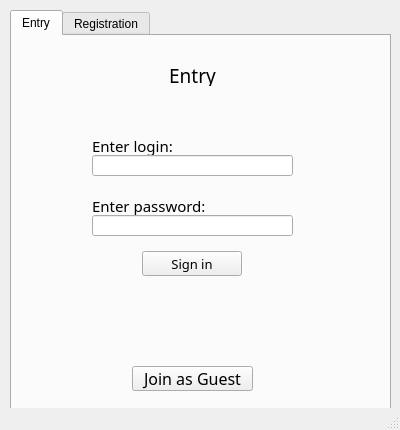
<?xml version="1.0" encoding="UTF-8"?>
<ui version="4.0">
 <class>StartWindow</class>
 <widget class="QMainWindow" name="StartWindow">
  <property name="geometry">
   <rect>
    <x>0</x>
    <y>0</y>
    <width>400</width>
    <height>430</height>
   </rect>
  </property>
  <property name="minimumSize">
   <size>
    <width>400</width>
    <height>430</height>
   </size>
  </property>
  <property name="maximumSize">
   <size>
    <width>400</width>
    <height>430</height>
   </size>
  </property>
  <property name="windowTitle">
   <string>MainWindow</string>
  </property>
  <widget class="QWidget" name="centralwidget">
   <widget class="QTabWidget" name="tabWidget">
    <property name="geometry">
     <rect>
      <x>10</x>
      <y>10</y>
      <width>381</width>
      <height>420</height>
     </rect>
    </property>
    <property name="currentIndex">
     <number>0</number>
    </property>
    <property name="movable">
     <bool>false</bool>
    </property>
    <property name="tabBarAutoHide">
     <bool>true</bool>
    </property>
    <widget class="QWidget" name="Entry">
     <attribute name="title">
      <string>Entry</string>
     </attribute>
     <widget class="QLabel" name="label_11">
      <property name="geometry">
       <rect>
        <x>80</x>
        <y>29</y>
        <width>201</width>
        <height>21</height>
       </rect>
      </property>
      <property name="font">
       <font>
        <family>Corbel</family>
        <pointsize>14</pointsize>
        <weight>50</weight>
        <bold>false</bold>
        <strikeout>false</strikeout>
        <kerning>true</kerning>
       </font>
      </property>
      <property name="layoutDirection">
       <enum>Qt::LeftToRight</enum>
      </property>
      <property name="text">
       <string>Entry</string>
      </property>
      <property name="alignment">
       <set>Qt::AlignCenter</set>
      </property>
     </widget>
     <widget class="QLabel" name="label_26">
      <property name="geometry">
       <rect>
        <x>80</x>
        <y>100</y>
        <width>121</width>
        <height>20</height>
       </rect>
      </property>
      <property name="font">
       <font>
        <family>Corbel</family>
        <pointsize>11</pointsize>
        <weight>50</weight>
        <bold>false</bold>
        <kerning>false</kerning>
       </font>
      </property>
      <property name="text">
       <string>Enter login:</string>
      </property>
     </widget>
     <widget class="QLineEdit" name="ent_login">
      <property name="geometry">
       <rect>
        <x>80</x>
        <y>119</y>
        <width>201</width>
        <height>21</height>
       </rect>
      </property>
      <property name="font">
       <font>
        <weight>50</weight>
        <bold>false</bold>
        <underline>false</underline>
        <strikeout>false</strikeout>
        <stylestrategy>PreferDefault</stylestrategy>
       </font>
      </property>
      <property name="tabletTracking">
       <bool>false</bool>
      </property>
      <property name="accessibleDescription">
       <string/>
      </property>
      <property name="autoFillBackground">
       <bool>false</bool>
      </property>
      <property name="text">
       <string/>
      </property>
      <property name="echoMode">
       <enum>QLineEdit::Normal</enum>
      </property>
     </widget>
     <widget class="QLabel" name="label_25">
      <property name="geometry">
       <rect>
        <x>80</x>
        <y>160</y>
        <width>121</width>
        <height>20</height>
       </rect>
      </property>
      <property name="font">
       <font>
        <family>Corbel</family>
        <pointsize>11</pointsize>
        <weight>50</weight>
        <bold>false</bold>
       </font>
      </property>
      <property name="text">
       <string>Enter password:</string>
      </property>
     </widget>
     <widget class="QLineEdit" name="ent_pass">
      <property name="geometry">
       <rect>
        <x>80</x>
        <y>179</y>
        <width>201</width>
        <height>21</height>
       </rect>
      </property>
      <property name="font">
       <font>
        <weight>50</weight>
        <bold>false</bold>
        <underline>false</underline>
        <strikeout>false</strikeout>
        <stylestrategy>PreferDefault</stylestrategy>
       </font>
      </property>
      <property name="tabletTracking">
       <bool>false</bool>
      </property>
      <property name="accessibleDescription">
       <string/>
      </property>
      <property name="autoFillBackground">
       <bool>false</bool>
      </property>
      <property name="text">
       <string/>
      </property>
      <property name="echoMode">
       <enum>QLineEdit::Password</enum>
      </property>
     </widget>
     <widget class="QPushButton" name="btn_sign_in">
      <property name="geometry">
       <rect>
        <x>130</x>
        <y>215</y>
        <width>100</width>
        <height>25</height>
       </rect>
      </property>
      <property name="font">
       <font>
        <family>Corbel</family>
        <pointsize>10</pointsize>
       </font>
      </property>
      <property name="text">
       <string>Sign in</string>
      </property>
     </widget>
     <widget class="QPushButton" name="btn_guest">
      <property name="geometry">
       <rect>
        <x>120</x>
        <y>330</y>
        <width>121</width>
        <height>25</height>
       </rect>
      </property>
      <property name="font">
       <font>
        <family>Corbel</family>
        <pointsize>12</pointsize>
        <kerning>false</kerning>
       </font>
      </property>
      <property name="text">
       <string>Join as Guest</string>
      </property>
     </widget>
     <widget class="QLabel" name="error_2">
      <property name="geometry">
       <rect>
        <x>80</x>
        <y>260</y>
        <width>201</width>
        <height>21</height>
       </rect>
      </property>
      <property name="styleSheet">
       <string notr="true">color: rgb(255, 0, 0);</string>
      </property>
      <property name="text">
       <string/>
      </property>
     </widget>
    </widget>
    <widget class="QWidget" name="Registration">
     <attribute name="title">
      <string>Registration</string>
     </attribute>
     <widget class="QLabel" name="label">
      <property name="geometry">
       <rect>
        <x>80</x>
        <y>79</y>
        <width>111</width>
        <height>20</height>
       </rect>
      </property>
      <property name="font">
       <font>
        <family>Corbel</family>
        <pointsize>11</pointsize>
        <weight>50</weight>
        <bold>false</bold>
       </font>
      </property>
      <property name="text">
       <string>Enter user name:</string>
      </property>
     </widget>
     <widget class="QLabel" name="label_5">
      <property name="geometry">
       <rect>
        <x>80</x>
        <y>260</y>
        <width>191</width>
        <height>20</height>
       </rect>
      </property>
      <property name="font">
       <font>
        <family>Corbel</family>
        <pointsize>11</pointsize>
        <weight>50</weight>
        <bold>false</bold>
       </font>
      </property>
      <property name="text">
       <string>Confirm your password:</string>
      </property>
     </widget>
     <widget class="QLineEdit" name="confirm_password">
      <property name="geometry">
       <rect>
        <x>80</x>
        <y>279</y>
        <width>201</width>
        <height>21</height>
       </rect>
      </property>
      <property name="font">
       <font>
        <weight>50</weight>
        <bold>false</bold>
        <underline>false</underline>
        <strikeout>false</strikeout>
        <stylestrategy>PreferDefault</stylestrategy>
       </font>
      </property>
      <property name="tabletTracking">
       <bool>false</bool>
      </property>
      <property name="accessibleDescription">
       <string/>
      </property>
      <property name="autoFillBackground">
       <bool>false</bool>
      </property>
      <property name="text">
       <string/>
      </property>
      <property name="echoMode">
       <enum>QLineEdit::Password</enum>
      </property>
     </widget>
     <widget class="QLineEdit" name="password">
      <property name="geometry">
       <rect>
        <x>80</x>
        <y>219</y>
        <width>201</width>
        <height>21</height>
       </rect>
      </property>
      <property name="font">
       <font>
        <weight>50</weight>
        <bold>false</bold>
        <underline>false</underline>
        <strikeout>false</strikeout>
        <stylestrategy>PreferDefault</stylestrategy>
       </font>
      </property>
      <property name="tabletTracking">
       <bool>false</bool>
      </property>
      <property name="accessibleDescription">
       <string/>
      </property>
      <property name="autoFillBackground">
       <bool>false</bool>
      </property>
      <property name="text">
       <string/>
      </property>
      <property name="echoMode">
       <enum>QLineEdit::Password</enum>
      </property>
     </widget>
     <widget class="QLabel" name="label_2">
      <property name="geometry">
       <rect>
        <x>80</x>
        <y>140</y>
        <width>121</width>
        <height>20</height>
       </rect>
      </property>
      <property name="font">
       <font>
        <family>Corbel</family>
        <pointsize>11</pointsize>
        <weight>50</weight>
        <bold>false</bold>
       </font>
      </property>
      <property name="text">
       <string>Enter login:</string>
      </property>
     </widget>
     <widget class="QLabel" name="label_4">
      <property name="geometry">
       <rect>
        <x>80</x>
        <y>29</y>
        <width>201</width>
        <height>21</height>
       </rect>
      </property>
      <property name="font">
       <font>
        <family>Corbel</family>
        <pointsize>14</pointsize>
        <weight>50</weight>
        <bold>false</bold>
        <strikeout>false</strikeout>
        <kerning>true</kerning>
       </font>
      </property>
      <property name="layoutDirection">
       <enum>Qt::LeftToRight</enum>
      </property>
      <property name="text">
       <string>Registration</string>
      </property>
      <property name="alignment">
       <set>Qt::AlignCenter</set>
      </property>
     </widget>
     <widget class="QLabel" name="label_3">
      <property name="geometry">
       <rect>
        <x>80</x>
        <y>200</y>
        <width>121</width>
        <height>20</height>
       </rect>
      </property>
      <property name="font">
       <font>
        <family>Corbel</family>
        <pointsize>11</pointsize>
        <weight>50</weight>
        <bold>false</bold>
       </font>
      </property>
      <property name="text">
       <string>Enter password:</string>
      </property>
     </widget>
     <widget class="QPushButton" name="btn_sign_up">
      <property name="geometry">
       <rect>
        <x>140</x>
        <y>319</y>
        <width>80</width>
        <height>25</height>
       </rect>
      </property>
      <property name="font">
       <font>
        <family>Corbel</family>
        <pointsize>10</pointsize>
       </font>
      </property>
      <property name="text">
       <string>Sign up</string>
      </property>
     </widget>
     <widget class="QLineEdit" name="login">
      <property name="geometry">
       <rect>
        <x>80</x>
        <y>159</y>
        <width>201</width>
        <height>21</height>
       </rect>
      </property>
      <property name="font">
       <font>
        <weight>50</weight>
        <bold>false</bold>
        <underline>false</underline>
        <strikeout>false</strikeout>
        <stylestrategy>PreferDefault</stylestrategy>
       </font>
      </property>
      <property name="tabletTracking">
       <bool>false</bool>
      </property>
      <property name="accessibleDescription">
       <string/>
      </property>
      <property name="autoFillBackground">
       <bool>false</bool>
      </property>
      <property name="text">
       <string/>
      </property>
      <property name="echoMode">
       <enum>QLineEdit::Normal</enum>
      </property>
     </widget>
     <widget class="QLineEdit" name="user_name">
      <property name="geometry">
       <rect>
        <x>80</x>
        <y>99</y>
        <width>201</width>
        <height>21</height>
       </rect>
      </property>
      <property name="font">
       <font>
        <weight>50</weight>
        <bold>false</bold>
        <underline>false</underline>
        <strikeout>false</strikeout>
        <stylestrategy>PreferDefault</stylestrategy>
       </font>
      </property>
      <property name="tabletTracking">
       <bool>false</bool>
      </property>
      <property name="accessibleDescription">
       <string/>
      </property>
      <property name="autoFillBackground">
       <bool>false</bool>
      </property>
      <property name="text">
       <string/>
      </property>
      <property name="echoMode">
       <enum>QLineEdit::Normal</enum>
      </property>
     </widget>
     <widget class="QLabel" name="error">
      <property name="geometry">
       <rect>
        <x>86</x>
        <y>359</y>
        <width>191</width>
        <height>21</height>
       </rect>
      </property>
      <property name="styleSheet">
       <string notr="true">color: rgb(255, 0, 0);</string>
      </property>
      <property name="text">
       <string/>
      </property>
     </widget>
    </widget>
   </widget>
  </widget>
  <widget class="QStatusBar" name="statusbar"/>
 </widget>
 <resources/>
 <connections/>
</ui>
